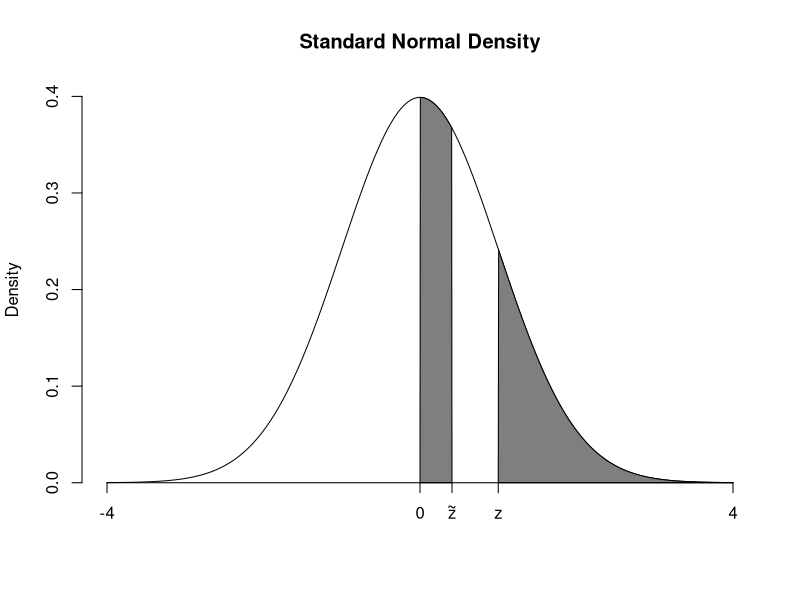

R code for this plot:
x <- seq(-4, 4, length=1000)
hx <- dnorm(x)
rb = 1
lb = qnorm(1.5-pnorm(rb))
plot(x, hx, type="l", lty=1, xlab="",
     ylab="Density", main="Standard Normal Density",axes=FALSE)
#abline(v=0,lty=2)
#abline(v=rb,lty=2,col=2)
#abline(v=lb,lty=2,col=3)
i = c(which(x>=0&x<=lb))
polygon(c(0,x[i],lb),c(0,hx[i],0),col='gray50')
i = c(which(x>=rb))
polygon(c(rb,x[i],4),c(0,hx[i],0),col='gray50')

axis(1,at = c(-4,0,lb,rb,4),labels = c("-4",'0',expression(tilde(z)),'z',"4"),pos=0)
axis(2)

#############################################
#############################################
#############################################

# x <- seq(-0.1, 0.1, length=1000)
# hx <- dnorm(x,mean = 0.04,sd = 0.014)
# plot(x, hx, type="l", lty=1, xlab="",
#      ylab="Density", main="Normal Density")
# abline(v=0,lty=2)
#
# x <- seq(-1, 1, length=1000)
# hx <- dnorm(x,mean = 0.04,sd = 0.014)
# plot(x, hx, type="l", lty=1, xlab="",
#      ylab="Density", main="Normal Density")
# abline(v=0,lty=2)
